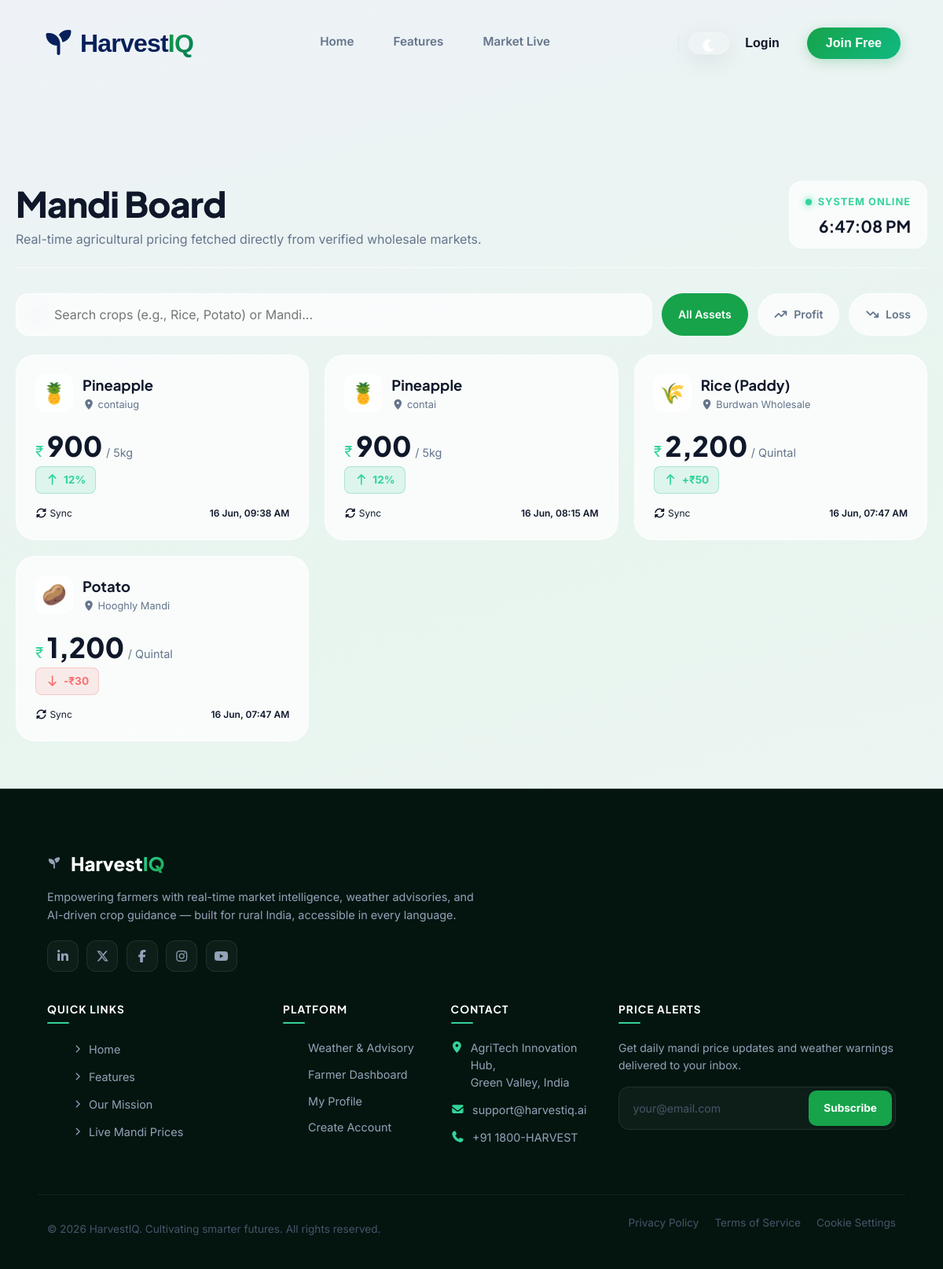
The app's page /market_prices.php with its own data.
### tables this page shows
CREATE TABLE `market_prices` (
  `id` int(11) NOT NULL,
  `crop_name` varchar(100) NOT NULL,
  `icon` varchar(50) NOT NULL,
  `price` decimal(10,2) NOT NULL,
  `unit` varchar(50) NOT NULL,
  `mandi_name` varchar(100) NOT NULL,
  `trend` enum('up','down','stable') NOT NULL DEFAULT 'stable',
  `price_change` varchar(50) NOT NULL,
  `updated_at` timestamp NOT NULL DEFAULT current_timestamp() ON UPDATE current_timestamp()
);

### market_prices.php (the view, shortened to what this page needs)
<?php
require 'db.php';
$query = "SELECT * FROM market_prices ORDER BY updated_at DESC";
$result = mysqli_query($conn, $query);
$market_data_json = [];
if (mysqli_num_rows($result) > 0) {
    while ($row = mysqli_fetch_assoc($result)) {
        $market_data_json[] = $row;
    }
}
?>
<!DOCTYPE html>
<html lang="en">
<head>
    <link href="https://cdnjs.cloudflare.com/ajax/libs/font-awesome/6.5.1/css/all.min.css" rel="stylesheet">
    <link rel="stylesheet" href="style.css?v=3.0">
</head>
<body>
<?php include 'nav.php'; ?>
<div class="market-dashboard">
    <div class="dashboard-header">
        <div class="header-title-box">
            <h1>Mandi Board</h1>
            <p>Real-time agricultural pricing fetched directly from verified wholesale markets.</p>
        </div>
        <div class="status-box">
            <div class="network-status" id="netStatus">
                <div class="pulse-dot"></div> <span id="netText">System Online</span>
            </div>
            <div class="live-clock" id="clock">00:00:00</div>
        </div>
    </div>
    <div class="controls-wrapper">
        <div class="search-box">
            <i class="fa-solid fa-magnifying-glass"></i>
            <input type="text" id="searchInput" placeholder="Search crops (e.g., Rice, Potato) or Mandi..." onkeyup="filterData()">
        </div>
        <button class="filter-chip active" onclick="setFilter('all', this)">All Assets</button>
        <button class="filter-chip" onclick="setFilter('up', this)"><i class="fa-solid fa-arrow-trend-up"></i> Profit</button>
        <button class="filter-chip" onclick="setFilter('down', this)"><i class="fa-solid fa-arrow-trend-down"></i> Loss</button>
    </div>
    <div class="price-grid" id="marketGrid">
        <?php foreach ($market_data_json as $data): ?>
            <?php
                $trendClass = 'trend-stable';
                $trendIcon = '<i class="fa-solid fa-minus"></i>';
                $trendFilter = 'stable';
                if ($data['trend'] == 'up') {
                    $trendClass = 'trend-up';
                    $trendIcon = '<i class="fa-solid fa-arrow-up"></i>';
                    $trendFilter = 'up';
                } elseif ($data['trend'] == 'down') {
                    $trendClass = 'trend-down';
                    $trendIcon = '<i class="fa-solid fa-arrow-down"></i>';
                    $trendFilter = 'down';
                }
            ?>
            <div class="market-glass-card crop-item" data-trend="<?php echo $trendFilter; ?>">
                <div class="card-top">
                    <div class="d-flex">
                        <div class="crop-icon-wrap"><?php echo htmlspecialchars($data['icon']); ?></div>
                        <div>
                            <div class="crop-title search-target"><?php echo htmlspecialchars($data['crop_name']); ?></div>
                            <div class="mandi-loc search-target"><i class="fa-solid fa-location-dot"></i> <?php echo htmlspecialchars($data['mandi_name']); ?></div>
                        </div>
                    </div>
                </div>
                <div class="price-display">
                    <span class="currency">₹</span>
                    <span class="price-val"><?php echo htmlspecialchars(number_format($data['price'])); ?></span>
                    <span class="unit-text">/ <?php echo htmlspecialchars($data['unit']); ?></span>
                </div>
                <div class="trend-badge <?php echo $trendClass; ?>">
                    <?php echo $trendIcon; ?> <?php echo htmlspecialchars($data['price_change'] ?: 'Stable'); ?>
                </div>
                <div class="card-footer">
                    <span><i class="fa-solid fa-rotate"></i> Sync</span>
                    <span style="font-weight:600;"><?php echo date('d M, h:i A', strtotime($data['updated_at'])); ?></span>
                </div>
            </div>
        <?php endforeach; ?>
    </div>
</div>
<?php include 'footer.php'; ?>
</body>
</html>

### market_prices.php (style rules this page uses)
.network-status { display: inline-flex; align-items: center; gap: 8px; font-size: 0.8rem; font-weight: 700; text-transform: uppercase; letter-spacing: 1px; color: var(--hiq-neon); margin-bottom: 5px; }
.live-clock { font-family: 'Plus Jakarta Sans', monospace; font-size: 1.3rem; font-weight: 700; color: var(--text); }
.mandi-loc { font-size: 0.8rem; color: var(--text-muted); margin-top: 2px; }
.unit-text { font-size: 0.9rem; color: var(--text-muted); }
.crop-icon-wrap { width: 48px; height: 48px; background: var(--surface-2); border: 1px solid var(--glass-border); border-radius: 12px; display: flex; align-items: center; justify-content: center; font-size: 1.6rem; margin-right: 12px; }
.card-top { display: flex; justify-content: space-between; margin-bottom: 16px; }
.card-footer { margin-top: 16px; padding-top: 14px; border-top: 1px dashed var(--glass-border); display: flex; justify-content: space-between; font-size: 0.75rem; color: var(--text-muted); }
.d-flex { display: flex; align-items: flex-start; }

### nav.php (style rules this page uses)
html, body { top: 0px !important; margin-top: 0px !important; position: static !important; height: auto !important; }

### records on screen
market_prices: icon "🍍", crop_name "Pineapple", mandi_name "contaiug", price "900", unit "5kg", trend "up" (drawn), price_change "12%", updated_at "16 Jun, 09:38 AM"
market_prices: icon "🍍", crop_name "Pineapple", mandi_name "contai", price "900", unit "5kg", trend "up" (drawn), price_change "12%", updated_at "16 Jun, 08:15 AM"
market_prices: icon "🌾", crop_name "Rice (Paddy)", mandi_name "Burdwan Wholesale", price "2,200", unit "Quintal", trend "up" (drawn), price_change "+₹50", updated_at "16 Jun, 07:47 AM"
market_prices: icon "🥔", crop_name "Potato", mandi_name "Hooghly Mandi", price "1,200", unit "Quintal", trend "down" (drawn), price_change "-₹30", updated_at "16 Jun, 07:47 AM"
